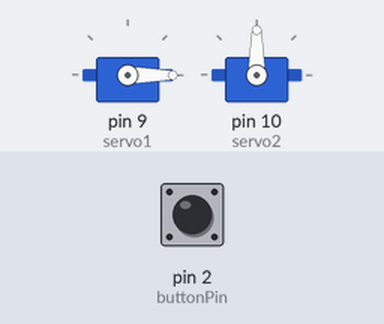
Simulated run of this sketch. Board: Arduino Uno, built with avr-gcc and run on an emulated ATmega328P. Shown: 2 × servo. The inputs (shaded band) are chosen by the test bench; at power-on: pin 2 (buttonPin) HIGH.

Above: at 1.2 s.
1.3 s: pin 2 (buttonPin) pulled LOW for 0.15 s
At 2.7 s:
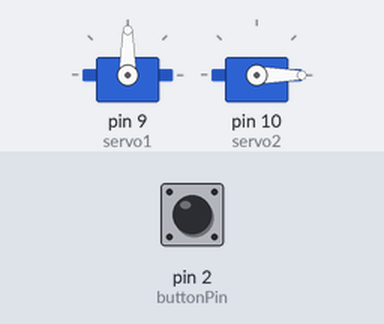
3.7 s: pin 2 (buttonPin) pulled LOW for 1 s
At 4.21 s:
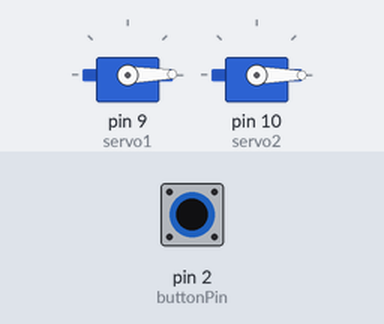
6.2 s: pin 2 (buttonPin) pulled LOW for 3.2 s
At 6.71 s:
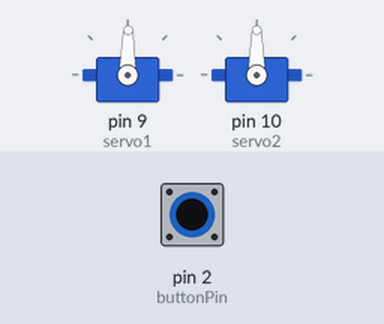
10.9 s: pin 2 (buttonPin) pulsed LOW 5 times (0.12 s each, 0.3 s apart)
At 11.71 s:
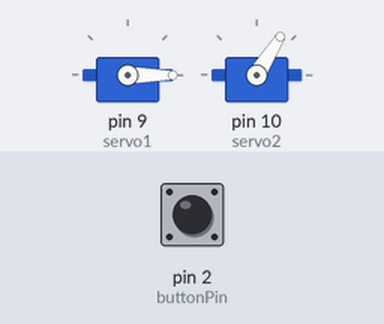
Timing chart, 0 to 14.6 s (numbered marks = the images above; inputs shaded):
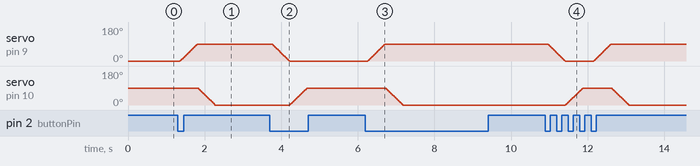

The sketch:

Smart_Chessboard.ino
```cpp
#include <Servo.h>

Servo servo1;                  // Servo 1 object
Servo servo2;                  // Servo 2 object
const int buttonPin = 2;       // Pin connected to the button
int servo1Position = 0;        // Initial position of servo 1
int servo2Position = 90;       // Initial position of servo 2
int targetPosition1 = 0;       // Target position for servo 1
int targetPosition2 = 90;      // Target position for servo 2
bool buttonState = false;      // Button state
bool lastButtonState = false;  // Last button state
int stepDelay = 5;             // Delay between each servo step (lower = faster)

void setup() {
  servo1.attach(9);              // Attach servo 1 to pin 9
  servo2.attach(10);             // Attach servo 2 to pin 10
  pinMode(buttonPin, INPUT_PULLUP); // Enable pull-up resistor on pin 2
  servo1.write(servo1Position);  // Set initial position for servo 1
  servo2.write(servo2Position);  // Set initial position for servo 2
}

void loop() {
  bool currentButtonState = digitalRead(buttonPin) == LOW; // Read button state

  // Check for button state change (debounce)
  if (currentButtonState != lastButtonState) {
    delay(50); // Debounce delay
    if (currentButtonState == true) { // When button is pressed
      // Toggle target positions
      if (targetPosition1 == 0) {
        targetPosition1 = 90;   // Set target for servo 1 to 90 degrees
        targetPosition2 = 0;    // Set target for servo 2 to 0 degrees
      } else {
        targetPosition1 = 0;    // Reset target for servo 1 to 0 degrees
        targetPosition2 = 90;   // Reset target for servo 2 to 90 degrees
      }

      // Move servos gradually to target positions
      moveServosGradually(servo1Position, targetPosition1, servo1);
      moveServosGradually(servo2Position, targetPosition2, servo2);

      // Update current positions
      servo1Position = targetPosition1;
      servo2Position = targetPosition2;
    }
  }

  lastButtonState = currentButtonState; // Store previous button state
}

// Function to gradually move servos to target position
void moveServosGradually(int startPos, int endPos, Servo &servo) {
  if (startPos < endPos) {
    for (int pos = startPos; pos <= endPos; pos++) {
      servo.write(pos);           // Move servo to current position
      delay(stepDelay);           // Step delay for speed control
    }
  } else {
    for (int pos = startPos; pos >= endPos; pos--) {
      servo.write(pos);           // Move servo to current position
      delay(stepDelay);           // Step delay for speed control
    }
  }
}
```

Measured:
- after the input at 1.3 s, servo on pin 9 (servo1): moves from 0° to 90° over 0.47 s, starting after 0.06 s; servo on pin 10 (servo2): moves from 90° to 0° over 0.45 s, starting after 0.52 s
- after the input at 3.7 s, servo on pin 9 (servo1): moves from 90° to 0° over 0.47 s, starting after 0.06 s; servo on pin 10 (servo2): moves from 0° to 90° over 0.45 s, starting after 0.52 s
- after the input at 6.2 s, servo on pin 9 (servo1): moves from 0° to 90° over 0.47 s, starting after 0.06 s; servo on pin 10 (servo2): moves from 90° to 0° over 0.45 s, starting after 0.52 s
- after the input at 10.9 s, servo on pin 10 (servo2): rises from 0° to 90° in 0.45 s, then falls to 0° in 1.2 s
